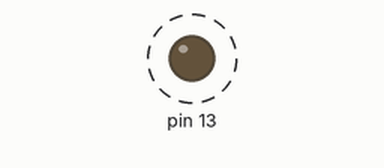
Bench run of a sketch on a simulated Arduino Micro, built with avr-gcc and run on an emulated ATmega32U4. On the bench: output pins drawn as LEDs (lit = HIGH). Dashed ring = blinking. USB keyboard and mouse output is not drawn.

Above: at 0.2 s.
Timing chart, 0 to 3.0 s (numbered marks = the images above):
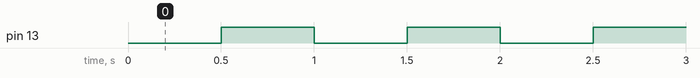

Measured:
- by itself, pin 13: alternates HIGH for 0.50 s and LOW for 0.50 s

The sketch:

MultipleJoystickTest2.ino
```cpp
// Program used to test using the Arduino Joystick Library
// to create multiple Joystick objects on a single Arduino
// Leonardo or Arduino Micro.
//
// Each joystick has a unique configuration.
//
// Matthew Heironimus
// 2016-05-13
//------------------------------------------------------------
#include <Joystick.h>

#define JOYSTICK_COUNT 4

Joystick_ Joystick[JOYSTICK_COUNT] = {
  Joystick_(0x03, JOYSTICK_TYPE_GAMEPAD, 16, 0, true, true, false, false, false, false, false, false, false, false, false),
  Joystick_(0x04, JOYSTICK_TYPE_GAMEPAD, 16, 0, true, true, false, false, false, false, false, false, false, false, false),
  Joystick_(0x05, JOYSTICK_TYPE_GAMEPAD, 16, 0, true, true, false, false, false, false, false, false, false, false, false),
  Joystick_(0x06, JOYSTICK_TYPE_GAMEPAD, 16, 0, true, true, false, false, false, false, false, false, false, false, false)
    //Joystick_(0x05, JOYSTICK_TYPE_GAMEPAD, 4, 2, true, true, false, false, false, false, false, false, false, false, false),
  //Joystick_(0x06, JOYSTICK_TYPE_GAMEPAD, 4, 2, true, true, false, false, false, false, false, false, false, false, false)
  //Joystick_(0x04, JOYSTICK_TYPE_JOYSTICK, 8, 1, true, true, true, true, false, false, false, false, false, false, false),
  //Joystick_(0x05, JOYSTICK_TYPE_MULTI_AXIS, 16, 0, false, true, false, true, false, false, true, true, false, false, false),
  //Joystick_(0x06, JOYSTICK_TYPE_MULTI_AXIS, 32, 1, true, true, false, true, true, false, false, false, true, true, true)
};

// Set to true to test "Auto Send" mode or false to test "Manual Send" mode.
const bool testAutoSendMode = true;
//const bool testAutoSendMode = false;

const unsigned long gcCycleDelta = 1000;
const unsigned long gcAnalogDelta = 25;
const unsigned long gcButtonDelta = 500;
unsigned long gNextTime = 0;
unsigned int gCurrentStep = 0;
int gJoystickId = 0;

void testSingleButtonPush(int joystickId, unsigned int button)
{
  if (button > 0)
  {
    Joystick[joystickId].releaseButton(button - 1);
  }
  if (button < 16)
  {
    Joystick[joystickId].pressButton(button);
  }
}

void testMultiButtonPush(int joystickId, unsigned int currentStep)
{
  for (int button = 0; button < 16; button++)
  {
    if ((currentStep == 0) || (currentStep == 2))
    {
      if ((button % 2) == 0)
      {
        Joystick[joystickId].pressButton(button);
      } else if (currentStep != 2)
      {
        Joystick[joystickId].releaseButton(button);
      }
    } // if ((currentStep == 0) || (currentStep == 2))
    if ((currentStep == 1) || (currentStep == 2))
    {
      if ((button % 2) != 0)
      {
        Joystick[joystickId].pressButton(button);
      } else if (currentStep != 2)
      {
        Joystick[joystickId].releaseButton(button);
      }
    } // if ((currentStep == 1) || (currentStep == 2))
    if (currentStep == 3)
    {
      Joystick[joystickId].releaseButton(button);
    } // if (currentStep == 3)
  } // for (int button = 0; button < 32; button++)
}

void testXYAxis(int joystickId, unsigned int currentStep)
{
  if (currentStep < 255)
  {
    Joystick[joystickId].setXAxis(currentStep - 127);
    Joystick[joystickId].setYAxis(-127);
  }
  else if (currentStep < 510)
  {
    Joystick[joystickId].setYAxis(currentStep - 255 - 127);
  }
  else if (currentStep < 765)
  {
    Joystick[joystickId].setXAxis(127 - (currentStep - 510));
  }
  else if (currentStep < 1020)
  {
    Joystick[joystickId].setYAxis(127 - (currentStep - 765));
  }
  else if (currentStep <= 1020 + 127)
  {
    Joystick[joystickId].setXAxis(currentStep - 1020 - 127);
    Joystick[joystickId].setYAxis(currentStep - 1020 - 127);
  }
}

void setup() {

  for (int index = 0; index < JOYSTICK_COUNT; index++)
  {
    Joystick[index].setXAxisRange(-127, 127);
    Joystick[index].setYAxisRange(-127, 127);

    if (testAutoSendMode)
    {
      Joystick[index].begin();
    }
    else
    {
      Joystick[index].begin(false);
    }
  }

  pinMode(13, OUTPUT);
}

void loop(){
  // Simulate button presses with a half second delay between changes.
  Joystick[0].pressButton(1);
  Joystick[1].pressButton(2);
  Joystick[2].pressButton(3);
  Joystick[3].pressButton(4);
  digitalWrite(13, LOW);
  delay(500);

  Joystick[0].releaseButton(1);
  Joystick[1].releaseButton(2);
  Joystick[2].releaseButton(3);
  Joystick[3].releaseButton(4);
  digitalWrite(13, HIGH);
  delay(500);
}
```
